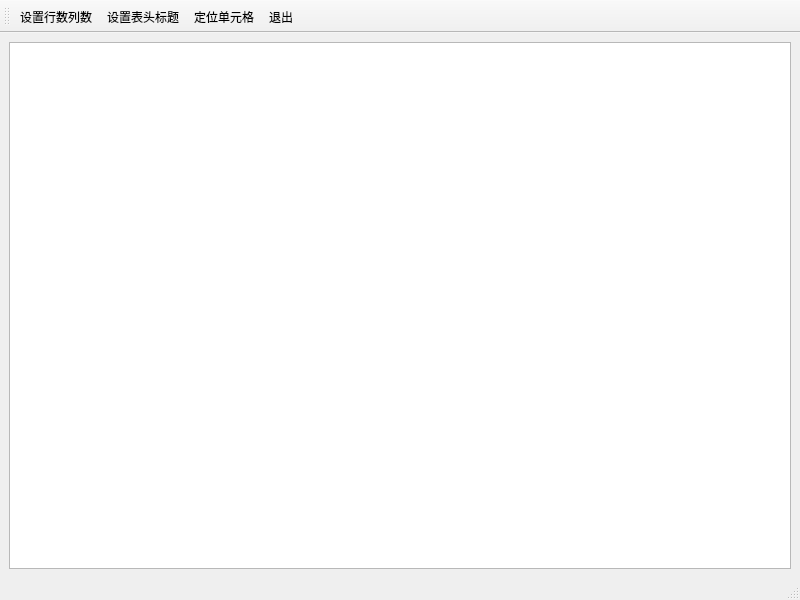
<?xml version="1.0" encoding="UTF-8"?>
<ui version="4.0">
 <class>MainWindow</class>
 <widget class="QMainWindow" name="MainWindow">
  <property name="geometry">
   <rect>
    <x>0</x>
    <y>0</y>
    <width>800</width>
    <height>600</height>
   </rect>
  </property>
  <property name="windowTitle">
   <string>MainWindow</string>
  </property>
  <widget class="QWidget" name="centralwidget">
   <layout class="QVBoxLayout" name="verticalLayout">
    <item>
     <widget class="QTableView" name="tableView"/>
    </item>
   </layout>
  </widget>
  <widget class="QStatusBar" name="statusbar"/>
  <widget class="QMenuBar" name="menuBar">
   <property name="geometry">
    <rect>
     <x>0</x>
     <y>0</y>
     <width>800</width>
     <height>23</height>
    </rect>
   </property>
  </widget>
  <widget class="QToolBar" name="toolBar">
   <property name="windowTitle">
    <string>toolBar</string>
   </property>
   <property name="toolButtonStyle">
    <enum>Qt::ToolButtonTextUnderIcon</enum>
   </property>
   <attribute name="toolBarArea">
    <enum>TopToolBarArea</enum>
   </attribute>
   <attribute name="toolBarBreak">
    <bool>false</bool>
   </attribute>
   <addaction name="action_count"/>
   <addaction name="action_headtext"/>
   <addaction name="action_locate"/>
   <addaction name="action_quit"/>
  </widget>
  <action name="action_count">
   <property name="icon">
    <iconset resource="custom.qrc">
     <normaloff>:/icons/icons/130.bmp</normaloff>:/icons/icons/130.bmp</iconset>
   </property>
   <property name="text">
    <string>设置行数列数</string>
   </property>
  </action>
  <action name="action_headtext">
   <property name="icon">
    <iconset resource="custom.qrc">
     <normaloff>:/icons/icons/124.bmp</normaloff>:/icons/icons/124.bmp</iconset>
   </property>
   <property name="text">
    <string>设置表头标题</string>
   </property>
  </action>
  <action name="action_locate">
   <property name="icon">
    <iconset resource="custom.qrc">
     <normaloff>:/icons/icons/814.bmp</normaloff>:/icons/icons/814.bmp</iconset>
   </property>
   <property name="text">
    <string>定位单元格</string>
   </property>
  </action>
  <action name="action_quit">
   <property name="icon">
    <iconset resource="custom.qrc">
     <normaloff>:/icons/icons/314.bmp</normaloff>:/icons/icons/314.bmp</iconset>
   </property>
   <property name="text">
    <string>退出</string>
   </property>
  </action>
 </widget>
 <resources>
  <include location="custom.qrc"/>
 </resources>
 <connections/>
</ui>
